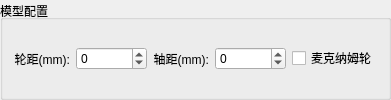
        <widget class="QGroupBox" name="groupBox_15">
         <property name="title">
          <string>模型配置</string>
         </property>
         <property name="alignment">
          <set>Qt::AlignLeading|Qt::AlignLeft|Qt::AlignVCenter</set>
         </property>
         <layout class="QHBoxLayout" name="horizontalLayout_25">
          <item>
           <layout class="QHBoxLayout" name="horizontalLayout_8">
            <item>
             <widget class="QLabel" name="label_41">
              <property name="sizePolicy">
               <sizepolicy hsizetype="Preferred" vsizetype="Preferred">
                <horstretch>0</horstretch>
                <verstretch>0</verstretch>
               </sizepolicy>
              </property>
              <property name="text">
               <string>轮距(mm):</string>
              </property>
              <property name="alignment">
               <set>Qt::AlignRight|Qt::AlignTrailing|Qt::AlignVCenter</set>
              </property>
             </widget>
            </item>
            <item>
             <widget class="QSpinBox" name="spinBox_wheel_width">
              <property name="minimum">
               <number>-1000000000</number>
              </property>
              <property name="maximum">
               <number>1000000000</number>
              </property>
             </widget>
            </item>
           </layout>
          </item>
          <item>
           <layout class="QHBoxLayout" name="horizontalLayout_10">
            <item>
             <widget class="QLabel" name="label_54">
              <property name="sizePolicy">
               <sizepolicy hsizetype="Preferred" vsizetype="Preferred">
                <horstretch>0</horstretch>
                <verstretch>0</verstretch>
               </sizepolicy>
              </property>
              <property name="text">
               <string>轴距(mm):</string>
              </property>
              <property name="alignment">
               <set>Qt::AlignRight|Qt::AlignTrailing|Qt::AlignVCenter</set>
              </property>
             </widget>
            </item>
            <item>
             <widget class="QSpinBox" name="spinBox_track_width">
              <property name="minimum">
               <number>-1000000000</number>
              </property>
              <property name="maximum">
               <number>1000000000</number>
              </property>
             </widget>
            </item>
           </layout>
          </item>
          <item>
           <widget class="QCheckBox" name="checkBox_is_mecanum_wheel">
            <property name="sizePolicy">
             <sizepolicy hsizetype="Maximum" vsizetype="Fixed">
              <horstretch>0</horstretch>
              <verstretch>0</verstretch>
             </sizepolicy>
            </property>
            <property name="text">
             <string>麦克纳姆轮</string>
            </property>
           </widget>
          </item>
         </layout>
        </widget>
